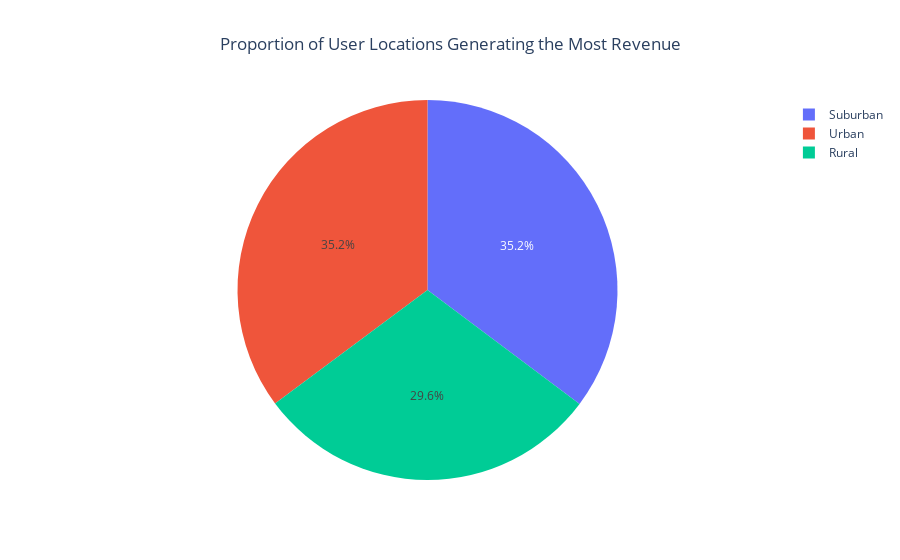

Write notebook code for a chart like this one.
### Markdown cell above
To see the proportion of user locations against total revenue, we first group the user locations and calculate the revenue generated by each location, and then display it using a pie chart. The construction is as follows:

### Code cell
# Summing revenue from each location 
loc_pie = c_data.groupby('Location')['Total_Spending'].sum().reset_index()

# setup the pie chart visualization 
fig = px.pie(loc_pie, values='Total_Spending', names='Location', title='Proportion of User Locations Generating the Most Revenue')

# Changing the layout title 
fig.update_layout(title_x=0.5)

# Displaying the chart
fig.show()

### Figure 1 — Plotly figure (JSON) as saved in the notebook; plotly's stock layout.template omitted (floating-point values rounded to 4 significant figures)
{"data": [{"domain": {"x": [0, 1], "y": [0, 1]}, "hovertemplate": "Location=%{label}<br>Total_Spending=%{value}<extra></extra>", "labels": ["Rural", "Suburban", "Urban"], "legendgroup": "", "name": "", "showlegend": true, "type": "pie", "values": [755341, 899460, 898156]}], "layout": {"legend": {"tracegroupgap": 0}, "title": {"text": "Proportion of User Locations Generating the Most Revenue", "x": 0.5}}}
